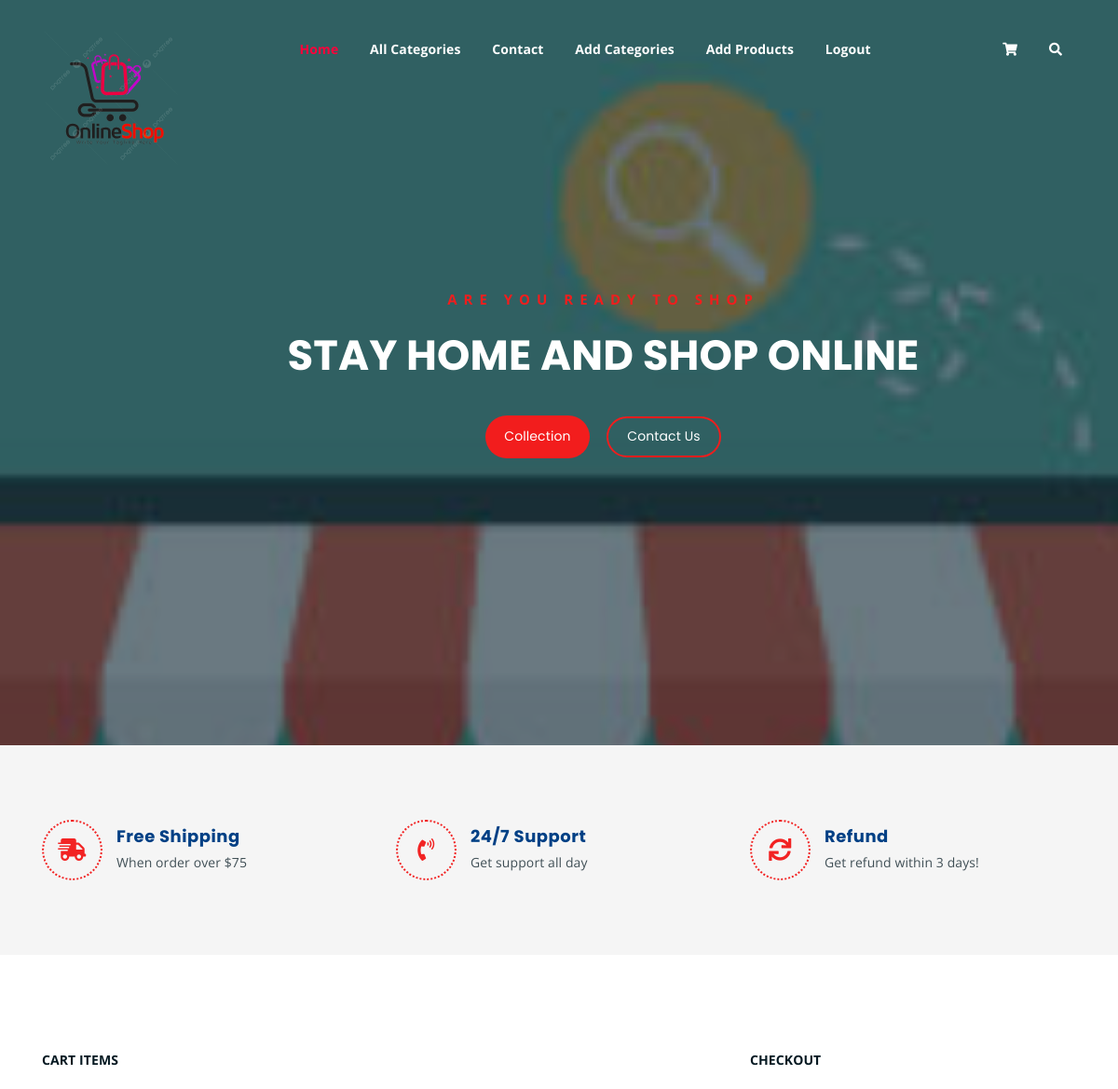
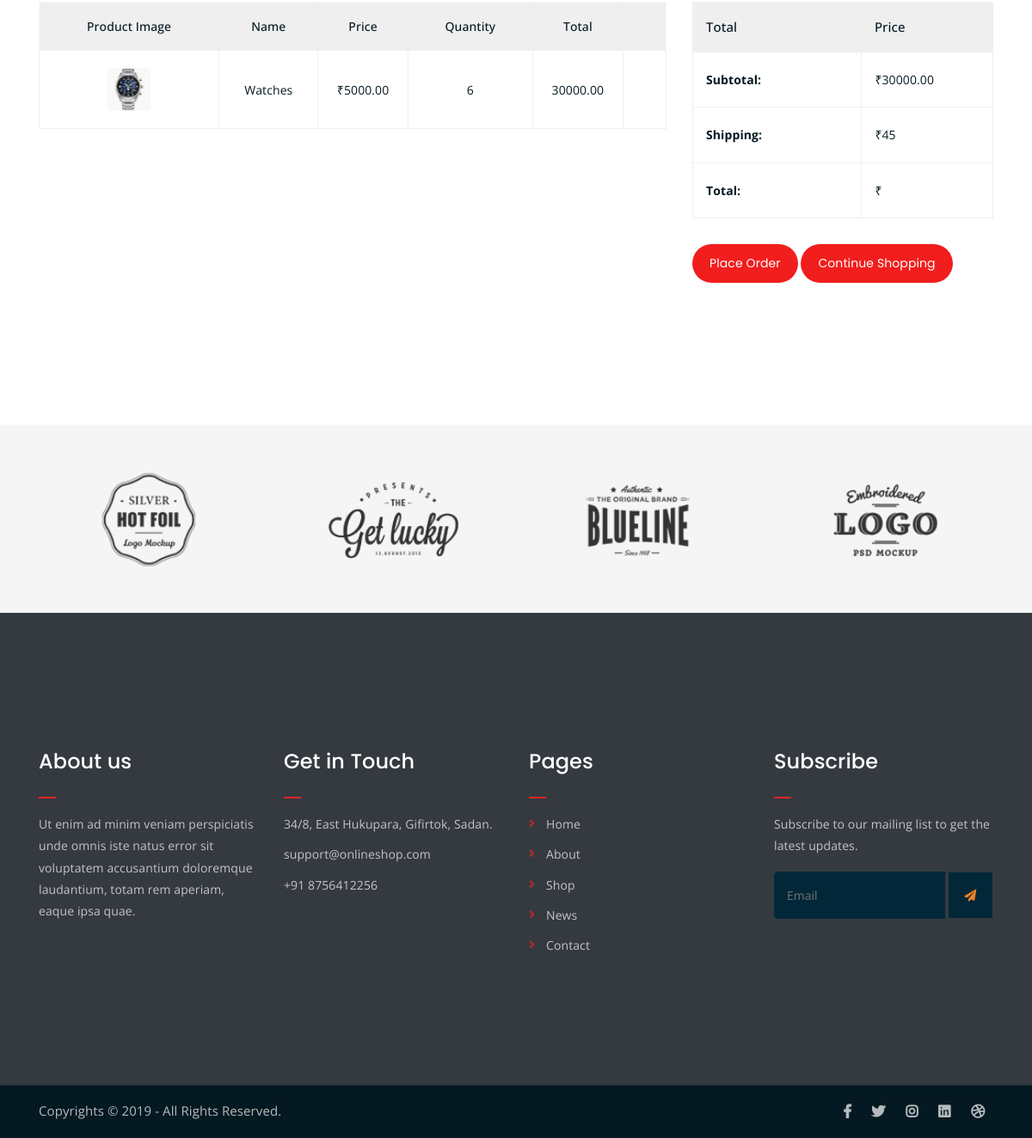
The page /cartview (signed in) on the database its author committed (2 pictures, top to bottom).
### cart/models.py (models this page shows, shortened)
class Cart(models.Model):
    product = models.ForeignKey(Product, on_delete=models.CASCADE)
    user = models.ForeignKey(User,on_delete=models.CASCADE)
    quantity = models.IntegerField()
    data_added = models.DateTimeField(auto_now_add=True)
    def subtotal(self):
        return self.quantity*self.product.price

### shop/models.py (models this page shows, shortened)
class Product(models.Model):
    name = models.CharField(max_length=15)
    image = models.ImageField(upload_to='media/products', blank=True, null=True)
    description = models.TextField()
    price = models.DecimalField(max_digits=10, decimal_places=2)
    stock = models.IntegerField()
    available = models.BooleanField(default=True)
    created = models.DateTimeField(auto_now_add=True)
    updated = models.DateTimeField(auto_now=True)
    category = ForeignKey(Category, on_delete=models.CASCADE,related_name="products")

### cart/views.py (the view)
# urls.py: path('cartview',views.cartview,name='cartview'),
@login_required()
def cartview(request):
    u = request.user
    c =  Cart.objects.filter(user=u)
    total = 0
    for i in c:
        total +=  i.quantity*i.product.price
    context = {'cart':c, 'total':total}
    return render(request,'cart.html',context)

### cart/context_processors.py (called while the page is built)
def count_items(request):
    u = request.user
    count = 0
    if request.user.is_authenticated:
        c = Cart.objects.filter(user=u)
        for i in c:
            count = count+i.quantity
    return {'count':count}

### shop/context_processors.py (called while the page is built)
def links(request):
    c = Category.objects.all()
    return {'links':c}

### template/cart.html
{% extends 'base.html' %}
{% load static %}
{% block content %}
 <div class="cart-section mt-100 mb-150">
  <div class="container">
   <div class="row">
    <div class="col-lg-8 col-md-12"><b>CART ITEMS</b>
     <div class="cart-table-wrap mt-4">
      <table class="cart-table">
       <thead class="cart-table-head">
        <tr class="table-head-row">
         <th class="product-image">Product Image</th>
         <th class="product-name">Name</th>
         <th class="product-price">Price</th>
         <th class="product-quantity">Quantity</th>
         <th class="product-total">Total</th>
         <th></th>
        </tr>
       </thead>
       <tbody>
       {% for i in cart %}
        <tr class="table-body-row">
         <td class="product-image"><img src="{{i.product.image.url}}" alt=""></td>
         <td class="product-name">{{i.product.name}}</td>
         <td class="product-price">₹{{i.product.price}}</td>
         <td class="product-quantity">{{i.quantity}}</td>
         <td class="product-total">{{i.subtotal}}</td>
         <td>
          {% if i.product.stock > 0 %}
          <a href="{% url 'cart:addtocart' i.product.id %}"><i class="fa-solid fa-plus"></i></a>
          <a href="{% url 'cart:cart_decrement' i.product.id %}"><i class="fa-solid fa-minus"></i></a>
          <a href="{% url 'cart:cart_delete' i.product.id %}"><i class="fa-solid fa-trash"></i></a>
          {% else %}
          <a href="{% url 'cart:cart_decrement' i.product.id %}"><i class="fa-solid fa-minus"></i></a>
          <a href="{% url 'cart:cart_delete' i.product.id %}"><i class="fa-solid fa-trash"></i></a>
          {% endif %}
         </td>
        </tr>
       {% endfor %}
       </tbody>
      </table>
     </div>
    </div>
    <div class="col-lg-4"> <b>CHECKOUT</b>
     <div class="total-section">
      <table class="total-table mt-4">
       <thead class="total-table-head">
        <tr class="table-total-row">
         <th>Total</th>
         <th>Price</th>
        </tr>
       </thead>
       <tbody>
        <tr class="total-data">
         <td><strong>Subtotal: </strong></td>
         <td>₹{{total}}</td>
        </tr>
        <tr class="total-data">
         <td><strong>Shipping: </strong></td>
         <td>₹45</td>
        </tr>
        <tr class="total-data">
         <td><strong>Total: </strong></td>
         <td>₹{{sub_total}}</td>
        </tr>
       </tbody>
      </table>
      <div class="cart-buttons">
       <a href="{% url 'cart:add_billing_details' %}" class="boxed-btn">Place Order</a>
       <a href="{% url 'shop:home' %}" class="boxed-btn black">Continue Shopping</a>
      </div>
     </div>
    </div>
   </div>
  </div>
 </div>
{% endblock %}

### static/css/main.css (style rules this page uses)
html { font-size: 14px; font-weight: 400; line-height: 28px; height: 100%; }
body { font-family: "Open Sans", sans-serif; font-weight: 400; font-size: 1rem; letter-spacing: 0.1px; line-height: 1.8; color: #051922; overflow-x: hidden; }
body img { max-width: 100%; }
a { cursor: pointer; text-decoration: none; -webkit-transition: all 0.2s ease-in-out; -o-transition: all 0.2s ease-in-out; transition: all 0.2s ease-in-out; }
.mt-100 { margin-top: 100px; }
.mb-150 { margin-bottom: 150px; }
a.boxed-btn { font-family: 'Poppins', sans-serif; display: inline-block; background-color: #F28123; color: #fff; padding: 10px 20px; }
a.boxed-btn, a.bordered-btn, a.cart-btn { border-radius: 50px; }
a.boxed-btn { -webkit-transition: 0.3s; -o-transition: 0.3s; transition: 0.3s; }
.product-image img { -webkit-transition: 0.3s; -o-transition: 0.3s; transition: 0.3s; }
html, body { height: 100%; }
a.boxed-btn { font-family: 'Poppins', sans-serif; display: inline-block; background-color: #f21d1d; color: #fff; padding: 10px 20px; }
.product-image { padding: 30px; padding-bottom: 0; }
.product-image img { width: 100%; border-radius: 5px; margin-bottom: 20px; }
table.cart-table { border: 1px solid #f9f9f9; width: 100%; }
thead { border-bottom: 1px solid #eee; }
tr.table-head-row th { border-right: 1px solid #efefef; padding: 15px; font-weight: 500; text-align: center; }
tr.table-head-row th:last-child { border-right: none; }
.cart-table-wrap tbody tr td { text-align: center; }
td.product-image img { max-width: 50px; -webkit-box-shadow: none; box-shadow: none; margin-bottom: 0; }
.cart-table-wrap tbody tr td { border: 1px solid #efefef; padding: 20px 0; color: #051922; }
thead.cart-table-head tr { background-color: #efefef; }
.total-section table.total-table { border: 1px solid #efefef; width: 100%; }
tr.table-total-row { background-color: #efefef; }
tr.table-total-row th { font-weight: 500; font-size: 15px; padding: 15px; }
table.total-table tbody tr.total-data td { border: 1px solid #efefef; padding: 19px 15px; }
tr.total-data td strong { margin-right: 32px; }
.cart-buttons { margin-top: 30px; }
.cart-buttons a:first-child { margin-right: 20px; }

### static/css/responsive.css (style rules this page uses)
@media only screen and (min-width: 992px) and (max-width: 1200px) { .cart-buttons a:first-child { margin-right: 0; margin-bottom: 15px; } }

### rows shown on the page
Cart: product.image (picture), product.name "Watches", product.price "5000.00", quantity "6", subtotal "30000.00"

### other values the page prints
{{ total }} "30000.00"
